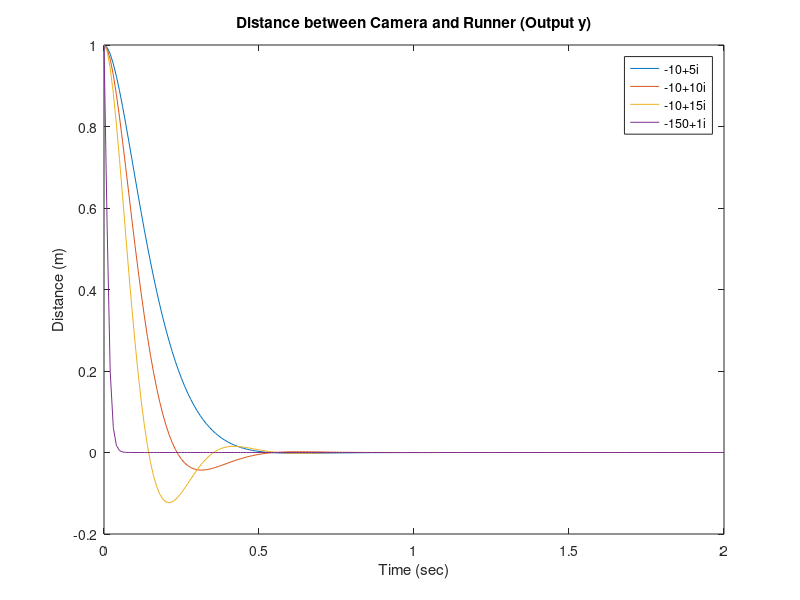

Recreate this plot in MATLAB.
close all
clear all

c = 0.25;
m = 10;

A = [0 1; 0 -c/m];
B = [0;1/m];
C = [1 0];
D = 0;

step = 0.01;
endTime = 2;
t = 0:step:endTime;

u = zeros(1, size(t, 2));
x0 = [1 0];

speed = 1;
% for i=1000:2000
%     u(i) =(i-1000)*step*speed;
% end
% for i=2001:size(t, 2)
%         u(i) =1000*step*speed;
% end

%Creating the system
sys = ss(A,B,C,D);

controlability_matrix = ctrb(sys);
rank(controlability_matrix);

u = zeros(1, size(t, 2));
% for i=100:200
%     u(1, i) = 10;
% end

p1(1) = -10 + 5i;
p2(1) = -10 - 5i;

p1(2) = -10 + 10i;
p2(2) = -10 - 10i;

p1(3) = -10 + 15i;
p2(3) = -10 - 15i;

p1(4) = -5 + 5i;
p2(4) = -5 - 5i;

p1(4) = -150 + i;
p2(4) = -150 - i;

%K = acker(A,B,[p1 p2])
fig2 = figure;
for i=1:4
    K = place(A,B,[p1(i) p2(i)]);
    sys = ss(A-B*K,B,C,D);
    [y,t,~] = lsim(sys,u,t,x0);
    

    k_r = -1/(C*(A-B*K)^-1 *B);
    plot(t,y);hold on;
end
legend(num2str(p1(1)), num2str(p1(2)), num2str(p1(3)), num2str(p1(4)));
title('Distance between Camera and Runner (Output y)')
ylabel('Distance (m)')
xlabel('Time (sec)')
% 
% print(fig2, 'openLoopMotor', '-deps');
